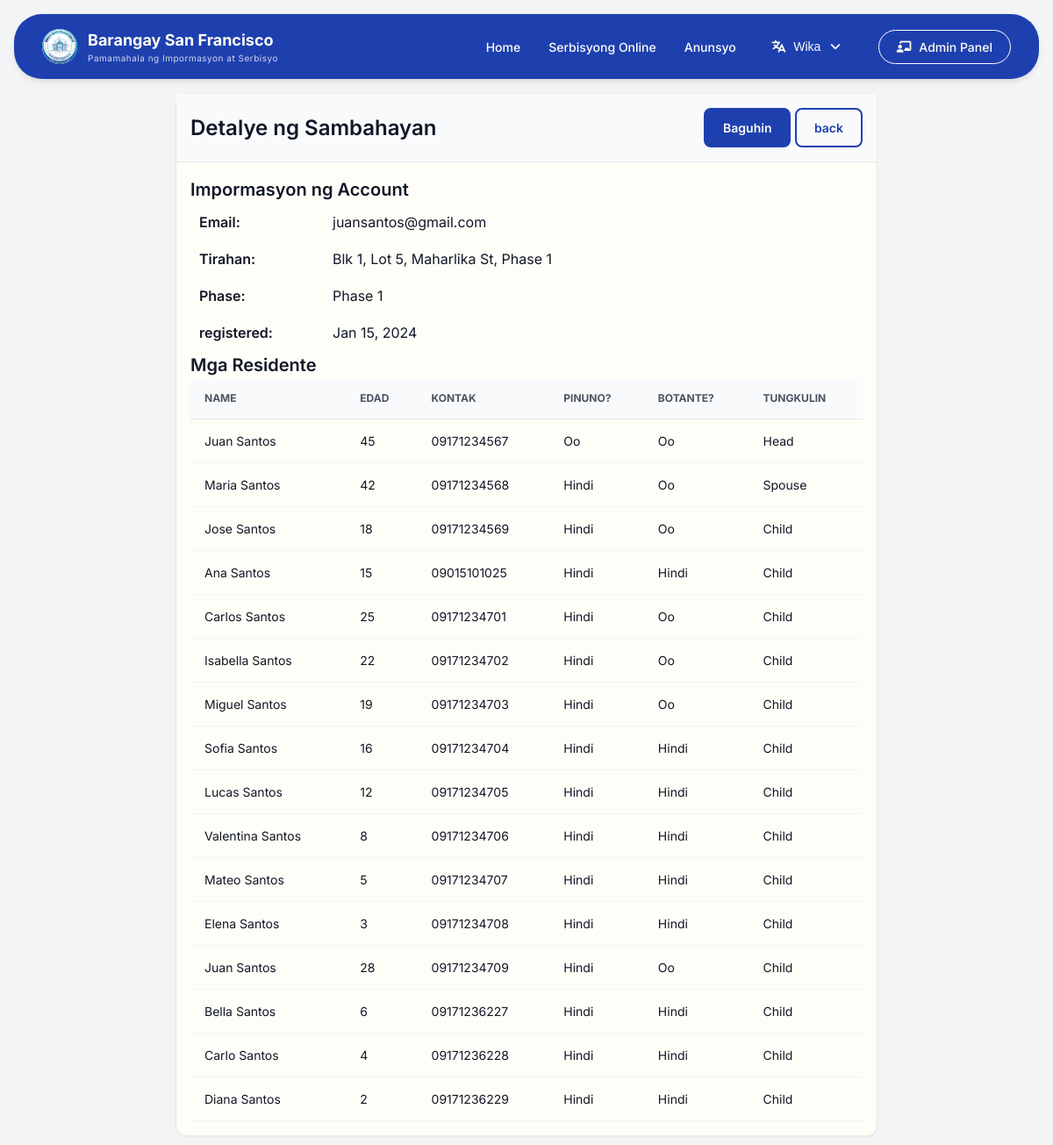
The app's page /pages/admin/households/show.php?id=1 (signed in) with its own data.
### tables this page shows
CREATE TABLE IF NOT EXISTS `household` (
  `household_id` int NOT NULL AUTO_INCREMENT,
  `email` varchar(100) NOT NULL,
  `password` varchar(255) NOT NULL,
  `address` text NOT NULL,
  `phase_no` varchar(10) DEFAULT NULL,
  `preferred_language` enum('english','tagalog') DEFAULT 'tagalog',
  `created_at` timestamp NULL DEFAULT CURRENT_TIMESTAMP,
  PRIMARY KEY (`household_id`),
  UNIQUE KEY `email` (`email`),
  KEY `idx_household_email` (`email`)
);

CREATE TABLE IF NOT EXISTS `resident` (
  `resident_id` int NOT NULL AUTO_INCREMENT,
  `household_id` int NOT NULL,
  `first_name` varchar(50) NOT NULL,
  `last_name` varchar(50) NOT NULL,
  `suffix` varchar(10) DEFAULT NULL,
  `age` int DEFAULT NULL,
  `is_voter` tinyint(1) DEFAULT '0',
  `is_head` tinyint(1) DEFAULT '0',
  `relationship_to_head` varchar(50) DEFAULT NULL,
  `contact_no` varchar(15) DEFAULT NULL,
  PRIMARY KEY (`resident_id`),
  KEY `fk_resident_household` (`household_id`)
);

### includes/translations/translations.php (called while the page is built, shortened)
<?php
function __($key) {
    $lang = $_SESSION['lang'] ?? 'tl';
    return $translations[$lang][$key] ?? $key;
}
?>

### pages/admin/households/show.php (the view, shortened to what this page needs)
<?php
require_once '../../../includes/core/init.php';
$household_id = $_GET['id'] ?? 0;
$household = $conn->prepare("SELECT * FROM household WHERE household_id = ?");
$household->bind_param("i", $household_id);
$household->execute();
$householdData = $household->get_result()->fetch_assoc();
$residents = $conn->prepare("SELECT * FROM resident WHERE household_id = ?");
$residents->bind_param("i", $household_id);
$residents->execute();
$residentsData = $residents->get_result()->fetch_all(MYSQLI_ASSOC);
include '../../../includes/layouts/header.php';
?>
<link rel="stylesheet" href="/barangay-residence-system/assets/css/pages/dashboard.css">
<?php include '../../../includes/layouts/navbar.php'; ?>
<main class="container">
    <div class="card form-container">
        <div class="card-header">
            <h2><?php echo __('household-details'); ?></h2>
            <div>
                <a href="edit.php?id=<?php echo $household_id; ?>" class="btn btn-primary"><?php echo __('edit'); ?></a>
                <a href="/barangay-residence-system/pages/dashboard.php" class="btn btn-outline"><?php echo __('back'); ?></a>
            </div>
        </div>
        <div class="card-body">
            <div class="detail-section">
                <h3><?php echo __('account-information'); ?></h3>
                <table class="detail-table">
                    <tr><th><?php echo __('email'); ?>:</th><td><?php echo htmlspecialchars($householdData['email']); ?></td></tr>
                    <tr><th><?php echo __('address'); ?>:</th><td><?php echo htmlspecialchars($householdData['address']); ?></td></tr>
                    <tr><th><?php echo __('phase'); ?>:</th><td><?php echo htmlspecialchars($householdData['phase_no']); ?></td></tr>
                    <tr><th><?php echo __('registered'); ?>:</th><td><?php echo date('M d, Y', strtotime($householdData['created_at'])); ?></td></tr>
                </table>
            </div>
            <div class="detail-section">
                <h3><?php echo __('residents'); ?></h3>
                <table class="data-table">
                    <thead>
                        <tr><th><?php echo __('name'); ?></th><th><?php echo __('age'); ?></th><th><?php echo __('contact'); ?></th><th><?php echo __('head'); ?></th><th><?php echo __('voter'); ?></th><th><?php echo __('role'); ?></th></tr>
                    </thead>
                    <tbody>
                        <?php foreach ($residentsData as $r): ?>
                        <tr>
                            <td><?php echo htmlspecialchars($r['first_name'] . ' ' . $r['last_name']); ?></td>
                            <td><?php echo $r['age']; ?></td>
                            <td><?php echo htmlspecialchars($r['contact_no'] ?? __('n-a')); ?></td>
                            <td><?php echo $r['is_head'] ? __('yes') : __('no'); ?></td>
                            <td><?php echo $r['is_voter'] ? __('yes') : __('no'); ?></td>
                            <td><?php echo htmlspecialchars($r['relationship_to_head'] ?? ''); ?></td>
                        </tr>
                        <?php endforeach; ?>
                    </tbody>
                </table>
            </div>
        </div>
    </div>
</main>

### assets/css/pages/dashboard.css (style rules this page uses)
.container { padding: 1rem; }
.detail-table { width: 100%; }
.detail-table th { width: 150px; text-align: left; padding: 0.5rem; font-weight: 600; }
.detail-table td { padding: 0.5rem; }
.form-container { max-width: 800px; margin: 0 auto; }

### assets/css/base/variables.css (style rules this page uses)
:root { --primary-blue: #1e40af; --primary-blue-dark: #1e3a8a; --primary-blue-light: #3b82f6; --primary-blue-50: #eff6ff; --white: #fffdf7; --gray-50: #f9fafb; --gray-100: #f3f4f6; --gray-200: #e5e7eb; --gray-300: #d1d5db; --gray-400: #9ca3af; --gray-500: #6b7280; --gray-600: #4b5563; --gray-700: #374151; --gray-800: #1f2937; --gray-900: #111827; --error-red: #b91c1c; --error-red-light: #fef2f2; --success-green: #10b981; --success-green-light: #d1fae5; --warning-orange: #f59e0b; --warning-orange-light: #fffbeb; --shadow-sm: 0 1px 2px 0 rgba(0, 0, 0, 0.05); --shadow-md: 0 4px 6px -1px rgba(0, 0, 0, 0.1); --shadow-lg: 0 10px 15px -3px rgba(0, 0, 0, 0.1); --shadow-xl: 0 20px 25px -5px rgba(0, 0, 0, 0.1); --radius-sm: 0.375rem; --radius-md: 0.5rem; --radius-lg: 0.75rem; --radius-xl: 1rem; }

### assets/css/base/typography.css (style rules this page uses)
h2 { font-size: 1.5rem; font-weight: 600; }
h3 { font-size: 1.25rem; font-weight: 600; }

### assets/css/components/buttons.css (style rules this page uses)
.btn { display: inline-block; padding: 0.625rem 1.25rem; border-radius: var(--radius-md); font-weight: 600; font-size: 0.875rem; cursor: pointer; transition: all 0.3s ease; border: none; text-align: center; }
.btn-primary { background-color: var(--primary-blue); border: 2px solid var(--primary-blue); color: var(--white); }
.btn-outline { background-color: transparent; border: 2px solid var(--primary-blue); color: var(--primary-blue); }

### assets/css/components/cards.css (style rules this page uses)
.card { background-color: var(--white); border-radius: var(--radius-lg); box-shadow: var(--shadow-sm); border: 1px solid var(--gray-200); transition: all 0.3s ease; }
.card-header { padding: 1rem; border-bottom: 1px solid var(--gray-200); background-color: var(--gray-50); display: flex; justify-content: space-between; align-items: center; }
.card-body { padding: 1rem; }

### assets/css/components/tables.css (style rules this page uses)
.data-table { width: 100%; text-align: left; border-collapse: collapse; }
.data-table thead { background-color: var(--gray-50); border-bottom: 1px solid var(--gray-200); }
.data-table th { padding: 0.875rem 1rem; font-weight: 700; text-transform: uppercase; font-size: 0.75rem; color: var(--gray-600); }
.data-table td { padding: 0.875rem 1rem; border-bottom: 1px solid var(--gray-100); font-size: 0.875rem; }

### records on screen
household: email "juansantos@gmail.com", address "Blk 1, Lot 5, Maharlika St, Phase 1", phase_no "Phase 1", created_at "Jan 15, 2024"
resident: first_name+last_name "Juan Santos", age "45", contact_no "09171234567", relationship_to_head "Head"
resident: first_name+last_name "Maria Santos", age "42", contact_no "09171234568", relationship_to_head "Spouse"
resident: first_name+last_name "Jose Santos", age "18", contact_no "09171234569", relationship_to_head "Child"
resident: first_name+last_name "Ana Santos", age "15", contact_no "09015101025", relationship_to_head "Child"
resident: first_name+last_name "Carlos Santos", age "25", contact_no "09171234701", relationship_to_head "Child"
resident: first_name+last_name "Isabella Santos", age "22", contact_no "09171234702", relationship_to_head "Child"
resident: first_name+last_name "Miguel Santos", age "19", contact_no "09171234703", relationship_to_head "Child"
resident: first_name+last_name "Sofia Santos", age "16", contact_no "09171234704", relationship_to_head "Child"
resident: first_name+last_name "Lucas Santos", age "12", contact_no "09171234705", relationship_to_head "Child"
resident: first_name+last_name "Valentina Santos", age "8", contact_no "09171234706", relationship_to_head "Child"
resident: first_name+last_name "Mateo Santos", age "5", contact_no "09171234707", relationship_to_head "Child"
resident: first_name+last_name "Elena Santos", age "3", contact_no "09171234708", relationship_to_head "Child"
resident: first_name+last_name "Juan Santos", age "28", contact_no "09171234709", relationship_to_head "Child"
resident: first_name+last_name "Bella Santos", age "6", contact_no "09171236227", relationship_to_head "Child"
resident: first_name+last_name "Carlo Santos", age "4", contact_no "09171236228", relationship_to_head "Child"
resident: first_name+last_name "Diana Santos", age "2", contact_no "09171236229", relationship_to_head "Child"

### other values on screen
__('sub-header') "Pamamahala ng Impormasyon at Serbisyo"
__('nav-home') "Home"
__('nav-services') "Serbisyong Online"
__('nav-announcements') "Anunsyo"
__('language') "Wika"
__('admin-dashboard') "Admin Panel"
__('household-details') "Detalye ng Sambahayan"
__('edit') "Baguhin"
__('back') "back"
__('account-information') "Impormasyon ng Account"
__('email') "Email"
__('address') "Tirahan"
__('phase') "Phase"
__('registered') "registered"
__('residents') "Mga Residente"
